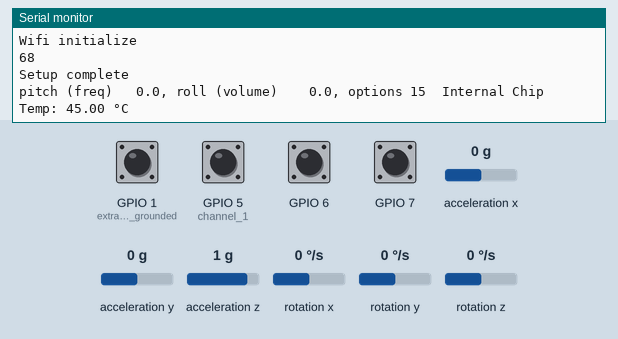
Recording of a sketch running on a simulated ESP32-S3. Parts: the last lines printed to the serial monitor. Wiring (inferred from the names in the program): MPU-6050 motion sensor at I2C address 0x68. The test bench sets the inputs (shaded band); at power-on: GPIO 1 (extra_octave_if_grounded), GPIO 5 (channel_1), GPIO 6, GPIO 7 HIGH, acceleration x 0 g, acceleration y 0 g, rotation x 0 °/s, acceleration z 1 g, rotation y 0 °/s, rotation z 0 °/s.

Above: at 2.2 s.
2.3 s: acceleration x set to -1.4 g
5.3 s: acceleration y set to -1.4 g
At 7.2 s:
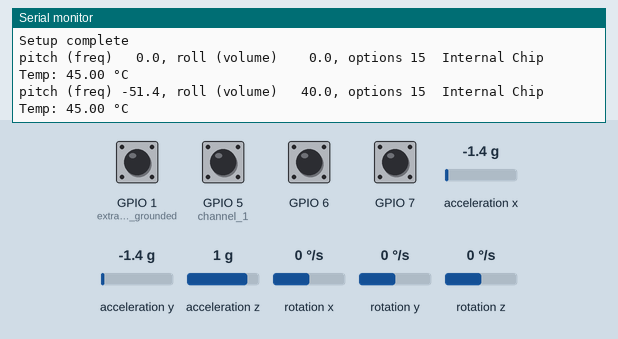
7.5 s: rotation x set to 192 °/s
10.5 s: acceleration z set to 1.4 g
At 11.5 s:
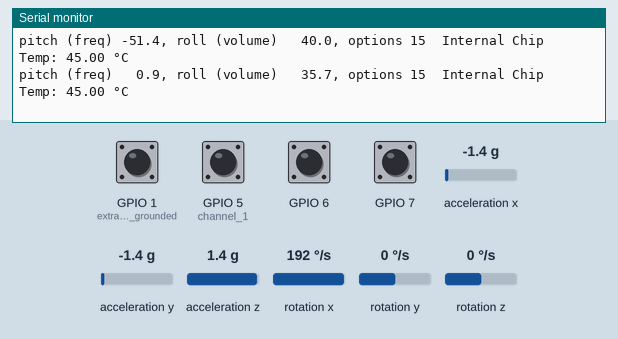
12.5 s: rotation y set to -192 °/s
15.5 s: GPIO 1 (extra_octave_if_grounded) pulled LOW for 1 s
At 16.8 s:
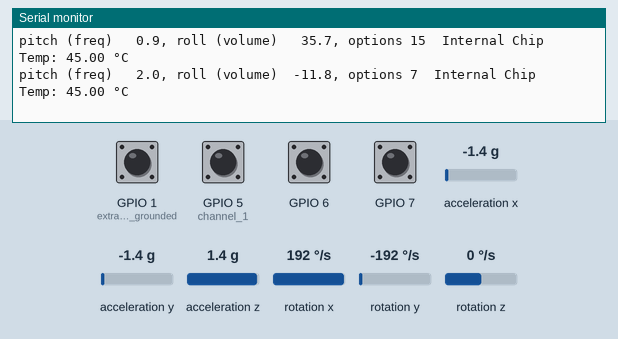

Measured:
- after the input at 5.3 s, the serial monitor: prints a new line after 0.71 s (image 1)
- after the input at 10.5 s, the serial monitor: prints a new line after 0.52 s (image 2)
- after the input at 15.5 s, the serial monitor: prints a new line after 0.53 s (image 3)

The sketch:

Theremin_Remote.ino
```cpp
#include <Arduino.h>
#include <esp_now.h>
#include <WiFi.h>
#include <esp_wifi.h>
#include <Arduino.h>
#include <Wire.h>

const float alpha = 0.98f;
const float dt = 0.005f;    // 10ms loop time (200Hz)

float pitch = 0.0f;
float roll = 0.0f;

const byte cfig[] = {0,8,16,24};      // gyro and acellerometer range settings
uint8_t I2C_ADDR = 0x68;              // I2C address of the MPU6050 chip
int channel, hand;
uint8_t broadcastAddress[] = {0xa0, 0xb7, 0x65, 0x4e, 0xf5, 0x4c};
uint8_t thereminState[10];
float *tsi = (float *)thereminState;

byte writeToI2C(uint8_t chipRegister, uint8_t byte){  // write a single byte to the 6050
  Wire.beginTransmission (I2C_ADDR);  // request the bus, send I2C address with write bit
  Wire.write(chipRegister);           // starting register address to write to
  Wire.write(byte);                   // send the data
  return Wire.endTransmission();      // release the bus
}

byte readFromI2C(uint8_t chipRegister, uint8_t count, uint8_t *buf){  // read one or more bytes froman I2C device
  Wire.beginTransmission (I2C_ADDR);  // request the bus, send I2C address with write bit
  Wire.write(chipRegister);           // starting register address to read from
  Wire.endTransmission();             // release the bus

  Wire.requestFrom(I2C_ADDR, count);  // request the I2C bus, starting address with read bit and number of bytes to read
  while(Wire.available())
    while(count--)                    // for each byte expected
      *buf++ = Wire.read();           // put the byte in the buffer
  return Wire.endTransmission();      // release the I2C bus
}

void IRAM_ATTR OnDataSent(const esp_now_send_info_t *tx_info, esp_now_send_status_t status) {
  if(status != ESP_NOW_SEND_SUCCESS)  Serial.println("send failed");
}

void setup() {
  setCpuFrequencyMhz(80); // reduce speed to save energy and reduce chip temp- 67.8C @ 160MHz, 55.8 @ 80MHz
  memset(broadcastAddress, 0xff, 6);
  Serial.begin(115200);
  while(!Serial);
  delay(1000);
  WiFi.mode(WIFI_STA);
  WiFi.disconnect();

  if (esp_now_init() != ESP_OK) Serial.println("esp_now_init failed");
  else Serial.println("esp_now_init success");

  esp_wifi_set_ps(WIFI_PS_NONE);
  esp_wifi_set_promiscuous(true);
  esp_wifi_set_channel(1, WIFI_SECOND_CHAN_NONE);
  esp_wifi_set_promiscuous(false);
  esp_wifi_set_max_tx_power(30);      // 80 is max but may cause spikes

//  if(esp_now_register_send_cb(esp_now_send_cb_t(OnDataSent)))   Serial.println("esp_now_register_send_cb failed");
//  else Serial.println("esp_now_register_send_cb success");

  esp_now_peer_info_t peerInfo;
  memset(&peerInfo,0, sizeof(peerInfo));
  memcpy(peerInfo.peer_addr, broadcastAddress, 6);
  peerInfo.channel = 0;
  peerInfo.encrypt = false;
  peerInfo.ifidx = WIFI_IF_STA; // Explicitly tell it to use the Station interface  // Add peer
  if (esp_now_add_peer(&peerInfo) != ESP_OK)    Serial.println("Failed to add peer");
  else Serial.println("esp_now_add_peer success");

  pinMode(5,INPUT_PULLUP);  // channel 1=RIGHT, 0=LEFT
  pinMode(6,INPUT_PULLUP);  // 1=freq control
  pinMode(7,INPUT_PULLUP);  // 1=volume control
  pinMode(0,INPUT);         // accelerometer data ready
  pinMode(1, INPUT_PULLUP); // extra octave if grounded
  Serial.println("Wifi initialize");

// SETUP MPU6050 accelerometer

  Wire.begin();
  Wire.setClock(400000); // 400kHz I2C clock.
  byte who_am_i, rc = readFromI2C(0x75, 1, &who_am_i);  // WHO_AM_I register has chip's I2C addr, unless this is a clone
  Serial.println(who_am_i, 16);
  writeToI2C(0x6b, 1);            // use Gyro Z clock
  writeToI2C(0x19, 7);
  writeToI2C(0x1a, 0);
  writeToI2C(0x1b, cfig[0]);      // gyro range +/- 250 degress/s  LSB = 250/32768 deg/s
  writeToI2C(0x1c, cfig[0]);      // accelerometer range +/- 2g    LSB = 2/32768 g
  writeToI2C(0x38, 1);
  Serial.println("Setup complete");
}

void loop() {
  static uint32_t lastRead, counter;
  int16_t rawAccX, rawAccY, rawAccZ, rawGyroX, rawGyroY, rawGyroZ;

  uint8_t buf[14];
  if(millis() > lastRead){
    lastRead = millis() + 4;              // ms per read
    readFromI2C(0x3b, sizeof(buf), buf);  // read acc, not temp, gyro data

    rawAccX = (buf[0] << 8) | buf[1];
    rawAccY = (buf[2] << 8) | buf[3];
    rawAccZ = (buf[4] << 8) | buf[5];
    rawGyroX = (buf[8] << 8) | buf[9];
    rawGyroY = (buf[10] << 8) | buf[11];
    rawGyroZ = (buf[12] << 8) | buf[13];

    // 1. Convert Accel to Angles (Pitch/Roll)
    // Using atan2 for stability. 16384.0 is the LSB sensitivity for +/- 2g
    float accPitch = atan2f((float)rawAccY, (float)rawAccZ) * 57.295f;
    float accRoll  = atan2f((float)-rawAccX, sqrtf((float)rawAccY * rawAccY + (float)rawAccZ * rawAccZ)) * 57.295f;

    // 2. Convert Gyro to Degrees/sec
    // 131.0 is LSB sensitivity for 250 deg/s
    float gyroXrate = (float)rawGyroX / 131.0f;
    float gyroYrate = (float)rawGyroY / 131.0f;

    // 3. The Complementary Filter
    // Pitch = 98% * (Previous Pitch + Gyro Delta) + 2% * (Accel Pitch)
    pitch = alpha * (pitch + gyroXrate * dt) + (1.0f - alpha) * accPitch;
    roll  = alpha * (roll + gyroYrate * dt) + (1.0f - alpha) * accRoll;

    // 4. send pitch, roll, and config bits to Theremin base
    tsi[0] = pitch;
    tsi[1] = roll;
    thereminState[8] = digitalRead(5) | digitalRead(6)<<1 | digitalRead(7)<<2 | digitalRead(1) << 3;
    thereminState[9] = 0x7d;
    esp_now_send(broadcastAddress, thereminState, sizeof(thereminState));
//    return;


    if(counter++ % 1000)  return;
    Serial.printf("pitch (freq) %5.1f, roll (volume)  %5.1f, options %1d  ",tsi[0], tsi[1], thereminState[8]);

    float temp_celsius = temperatureRead();
    Serial.print("Internal Chip Temp: ");
    Serial.print(temp_celsius);
    Serial.println(" °C");
  }
}
```
